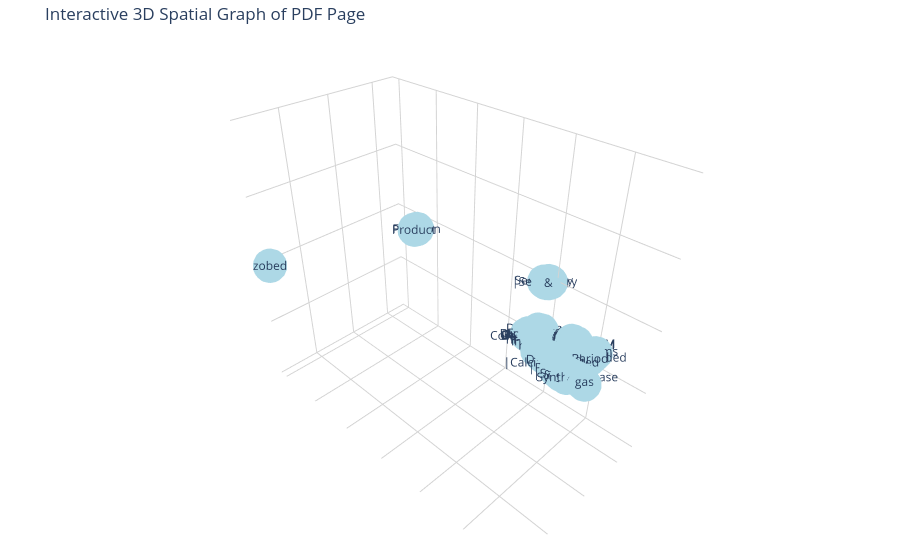

Write notebook code for a chart like this one.
### Code cell
import networkx as nx

def visualize_graph_3d_interactive_plotly(graph):
    """
    Visualizes a NetworkX graph in 3D interactively using Plotly.

    Args:
        graph (nx.Graph): The NetworkX graph to visualize.
    """
    if not graph.nodes:
        print("The graph is empty and cannot be visualized.")
        return

    labels = {node: data['text'] for node, data in graph.nodes(data=True)}
    pos_2d = nx.spring_layout(graph, seed=42)
    pos_3d = {node: (x, y, 0) for node, (x, y) in pos_2d.items()}  # Initial z=0

    edge_x = []
    edge_y = []
    edge_z = []
    for u, v, data in graph.edges(data=True):
        x0, y0, z0 = pos_3d[u]
        x1, y1, z1 = pos_3d[v]
        edge_x.extend([x0, x1, None])
        edge_y.extend([y0, y1, None])
        edge_z.extend([z0, z1, None])

    edge_trace = go.Scatter3d(
        x=edge_x, y=edge_y, z=edge_z,
        line=dict(width=0.5, color='#888'),
        hoverinfo='none',
        mode='lines'
    )

    node_x = []
    node_y = []
    node_z = []
    node_text = []
    for node, (x, y, z) in pos_3d.items():
        node_x.append(x)
        node_y.append(y)
        node_z.append(z)
        node_text.append(labels[node])

    node_trace = go.Scatter3d(
        x=node_x, y=node_y, z=node_z,
        mode='markers+text',
        marker=dict(size=20, color='lightblue'),
        text=node_text,
        textposition='middle center',
        hoverinfo='text'
    )

    fig = go.Figure(data=[edge_trace, node_trace])

    fig.update_layout(
        scene=dict(
            xaxis=dict(showbackground=False, zerolinecolor='lightgray', gridcolor='lightgray', showticklabels=False, title=''),
            yaxis=dict(showbackground=False, zerolinecolor='lightgray', gridcolor='lightgray', showticklabels=False, title=''),
            zaxis=dict(showbackground=False, zerolinecolor='lightgray', gridcolor='lightgray', showticklabels=False, title=''),
        ),
        showlegend=False,
        title='Interactive 3D Spatial Graph of PDF Page',
        margin=dict(r=20, b=10, l=10, t=40)
    )

    fig.show()


if graphs:
    page_num, graph_to_visualize = graphs[0]
    print(f"Visualizing the interactive 3D graph for page {page_num + 1}:")
    visualize_graph_3d_interactive_plotly(graph_to_visualize)
else:
    print("No graphs were generated.")

### Figure 1 — Plotly figure (JSON) as saved in the notebook; plotly's stock layout.template omitted (floating-point values rounded to 4 significant figures; data arrays with more than 128 entries replaced by an {"elided": "..."} marker saying what was removed)
{"data": [{"hoverinfo": "none", "line": {"color": "#888", "width": 0.5}, "mode": "lines", "type": "scatter3d", "x": {"elided": "2355 float values"}, "y": {"elided": "2355 float values"}, "z": {"elided": "2355 int values"}}, {"hoverinfo": "text", "marker": {"color": "lightblue", "size": 20}, "mode": "markers+text", "text": {"elided": "150 str values"}, "textposition": "middle center", "type": "scatter3d", "x": {"elided": "150 float values"}, "y": {"elided": "150 float values"}, "z": {"elided": "150 int values"}}], "layout": {"margin": {"b": 10, "l": 10, "r": 20, "t": 40}, "scene": {"xaxis": {"gridcolor": "lightgray", "showbackground": false, "showticklabels": false, "title": {"text": ""}, "zerolinecolor": "lightgray"}, "yaxis": {"gridcolor": "lightgray", "showbackground": false, "showticklabels": false, "title": {"text": ""}, "zerolinecolor": "lightgray"}, "zaxis": {"gridcolor": "lightgray", "showbackground": false, "showticklabels": false, "title": {"text": ""}, "zerolinecolor": "lightgray"}}, "showlegend": false, "title": {"text": "Interactive 3D Spatial Graph of PDF Page"}}}
